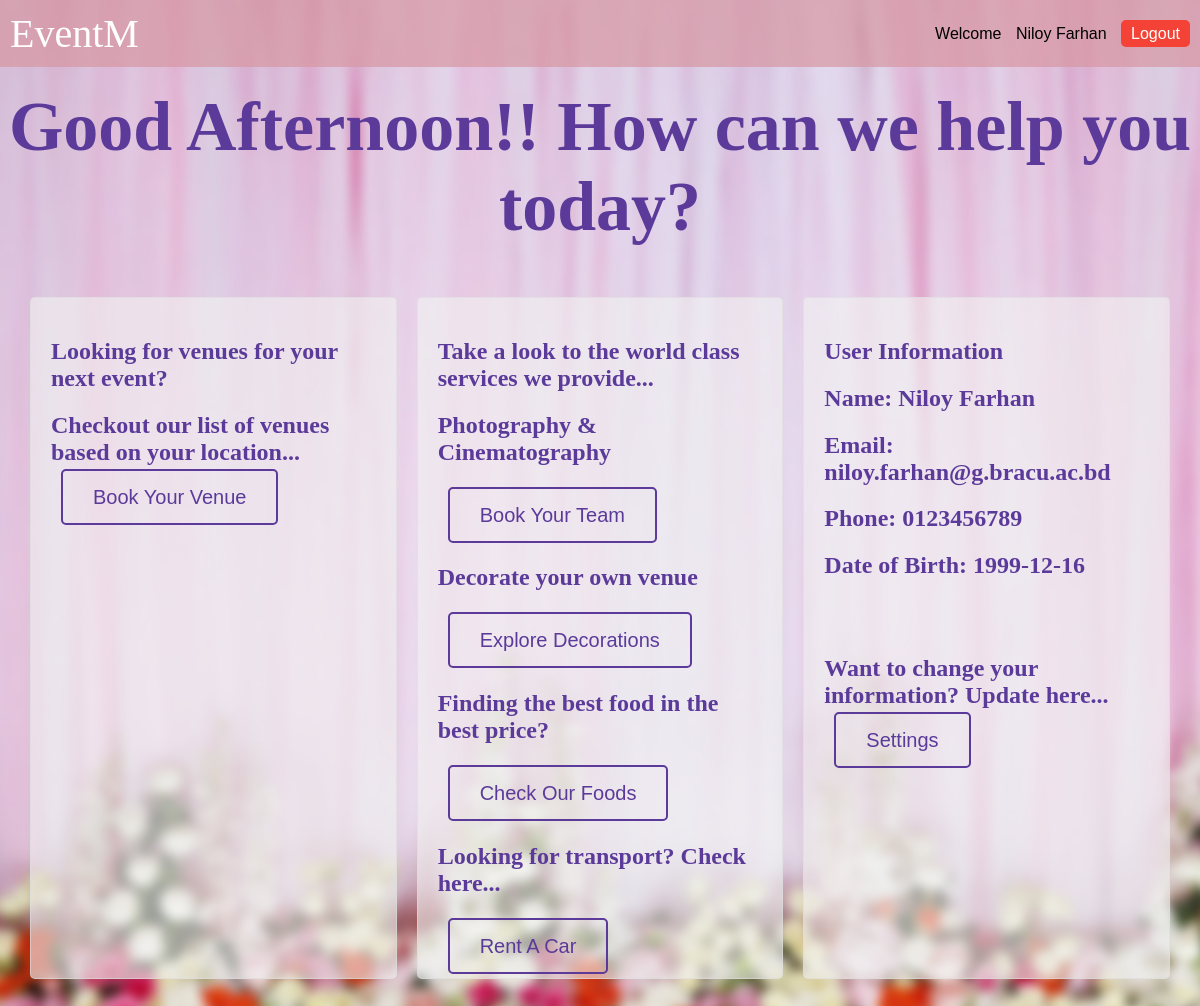
/cdashboard.php (signed in), run on the app's committed database.
### tables this page shows
CREATE TABLE `member` (
  `id` int(9) NOT NULL,
  `name` varchar(128) NOT NULL,
  `username` varchar(128) NOT NULL,
  `nid` int(16) DEFAULT NULL,
  `dob` date DEFAULT NULL,
  `email` varchar(128) NOT NULL,
  `password` varchar(128) NOT NULL,
  `contact` varchar(20) NOT NULL,
  `usertype` varchar(10) NOT NULL
);

### cdashboard.php (the view, shortened to what this page needs)
<?php
include("includes/connection.php");
$uname = $_SESSION['user'];
$query = "SELECT * FROM member WHERE username ='$uname'";
$res = mysqli_query($connect,$query);
$data = mysqli_fetch_array($res);
$name = $data[1];
$dob = $data[4];
$email = $data[5];
$phone = $data[7];
$currentTime = date('H:i:s');
if ($currentTime >= '06:00:00' && $currentTime < '12:00:00') {
    $welcome = 'Good Morning!';
} elseif ($currentTime >= '12:00:00' && $currentTime < '18:00:00') {
    $welcome = 'Good Afternoon!';
} else {
    $welcome = 'Good Evening!';
}
?>
<!DOCTYPE html>
<html lang="en">
<head>
</head>
<body background = 'img\eventM.jpg'>
    <div class="top-bar">
    <div class =" eventm" align = 'left'> EventM </div>
    <div class="user-info">
            <span>Welcome</span>
            <span> <?php echo $name ?> </span>
            <a href = 'logout.php' class="logout-btn"> Logout </a>
    </div>
    </div>
    <h2 align = center> <div class ="motto" > <?php echo $welcome ?>! How can we help you today? </div> </h2>
    <div class="dashboard">
        <div class="info-panel">
            <h2>Looking for venues for your next event?</h2>
            <h2>Checkout our list of venues based on your location...</h2>
            <a href="venuebook.php" class="btn btn-login button2"> Book Your Venue</a>
        </div>
        <div class="info-panel">
            <h2> Take a look to the world class services we provide...</h2>
            <h2> Photography & Cinematography </h2>
            <br>
            <a href="photographyBook.php" class="btn btn-login button2">Book Your Team</a>
            <br>
            <br>
            <h2> Decorate your own venue </h2>
            <br>
            <a href="decorationBook.php" class="btn btn-login button2">Explore Decorations</a>
            <br>
            <br>
            <h2> Finding the best food in the best price? </h2>
            <br>
            <a href="foodBook.php" class="btn btn-login button2">Check Our Foods</a>
            <br>
            <br>
            <h2> Looking for transport? Check here... </h2>
            <br>
            <a href="carBook.php" class="btn btn-login button2"> Rent A Car</a>
        </div>
        <div class="info-panel">
            <h2> User Information </h2>
            <h2> Name: <?php echo $name ?> </h2>
            <h2> Email: <?php echo $email ?> </h2>
            <h2> Phone: <?php echo $phone ?></h2>
            <h2> Date of Birth: <?php echo $dob ?></h2>
            <br>
            <br>
            <h2>Want to change your information? Update here...</h2>
            <a href="settings.php" class="btn btn-login button2">Settings</a>
        </div>
    </div>
</body>
</html>

### cdashboard.php (style rules this page uses)
body { font-family: Arial, sans-serif; margin: 0; padding: 0; }
.dashboard { display: flex; justify-content: space-between; padding: 20px; }
.info-panel { background-color: #f2f2f29b; border: 1px solid #dddddd9b; border-radius: 5px; padding: 20px; margin: 10px; flex: 1; text-align: left; }
h2 { color: #000000; }
.logout-btn { background-color: #f44336; color: #fff; border: none; border-radius: 5px; padding: 5px 10px; cursor: pointer; }
.btn { padding: 15px 30px; font-size: 20px; border: 2px solid transparent; border-radius: 5px; cursor: pointer; transition: background-color 0.3s, color 0.3s, border-color 0.3s; margin: 10px; background-color: transparent; color: #000; }
.btn-login { border-color: #5b3a9a; color: #5b3a9a; }
a { text-decoration: none; }
.eventm { font-size: 40px; color: #ffffff; font-family: Brush Script MT; }
.motto { font-size: 70px; color: #5b3a9a; font-family: Brush Script MT; }
.top-bar { background-color: rgba(215, 152, 163, 0.7); padding: 10px; display: flex; justify-content: space-between; align-items: center; }
.user-info { text-align: right; }
.user-info span { margin-right: 10px; }
h2 { font-family: 'Times New Roman'; color :#5b3a9a; }

### data on the page
member: name "Niloy Farhan", email "niloy.farhan@g.bracu.ac.bd", contact "0123456789", dob "1999-12-16"

### other printed values
$welcome "Good Afternoon!"
